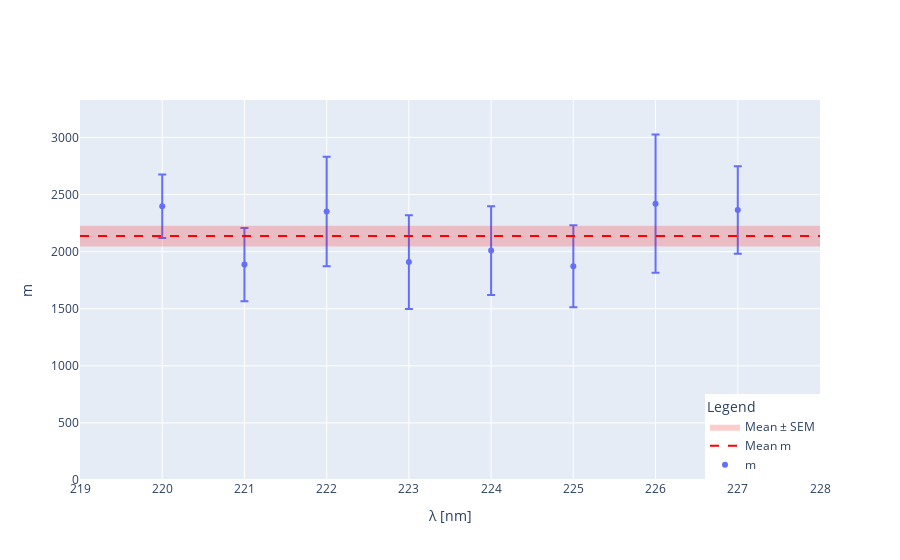

The notebook cell this image was saved under:
### Code cell
# Extract m and its error
m_values = fit_df['m']
m_errors = fit_df['m_err']

# Compute mean and standard error of the mean
weights_m = 1 / m_errors**2
mean_m = np.average(m_values, weights=weights_m)
mean_m_err = np.sqrt(np.sum(weights_m * ((m_values - mean_m) ** 2)) / np.sum(weights_m))/np.sqrt(len(m_values) - 1)

fig = go.Figure()

# markers with error bars
fig.add_trace(go.Scatter(
    x=fit_df['λ'],
    y=m_values,
    error_y=dict(type='data', array=m_errors, visible=True),
    mode='markers',
    name='m'
))

mean_line_points = np.concatenate([[λmin-1], fit_df['λ'], [λmax+1]])
# mean dashed line
fig.add_trace(go.Scatter(
    x=mean_line_points,
    y=[mean_m]*len(mean_line_points),
    mode='lines',
    line=dict(color='red', dash='dash'),
    name='Mean m'
))

# bottom
fig.add_trace(go.Scatter(
    x=mean_line_points,
    y=[mean_m - mean_m_err]*len(mean_line_points),
    mode='lines',
    line=dict(color='red', width=0),
    showlegend=False
))
# top
fig.add_trace(go.Scatter(
    x=mean_line_points,
    y=[mean_m + mean_m_err]*len(mean_line_points),
    mode='lines',
    fill='tonexty',
    fillcolor='rgba(255,0,0,0.2)',
    line=dict(color='red', width=0),
    name='Mean ± SEM'
))

fig.update_layout(
    xaxis_title='λ [nm]',
    yaxis_title='m',
    legend_title='Legend',
    yaxis=dict(range=[0, max(m_values + m_errors) * 1.1]),
    legend=dict(
        x=1,
        y=0,
        xanchor='right',
        yanchor='bottom'
    ),
    xaxis=dict(
        range=[λmin-1, λmax+1],
        tickmode='linear',
        dtick=1
    ),
)

fig.show()

### Figure 1 — Plotly figure (JSON) as saved in the notebook; plotly's stock layout.template omitted (floating-point values rounded to 4 significant figures)
{"data": [{"error_y": {"array": [382.9, 605.4, 359.0, 388.9, 410.4, 479.7, 320.9, 277.9], "type": "data", "visible": true}, "mode": "markers", "name": "m", "type": "scatter", "x": [227, 226, 225, 224, 223, 222, 221, 220], "y": [2365.0, 2420.0, 1872.0, 2010.0, 1908.0, 2351.0, 1886.0, 2398.0]}, {"line": {"color": "red", "dash": "dash"}, "mode": "lines", "name": "Mean m", "type": "scatter", "x": [219, 227, 226, 225, 224, 223, 222, 221, 220, 228], "y": [2136.0, 2136.0, 2136.0, 2136.0, 2136.0, 2136.0, 2136.0, 2136.0, 2136.0, 2136.0]}, {"line": {"color": "red", "width": 0}, "mode": "lines", "showlegend": false, "type": "scatter", "x": [219, 227, 226, 225, 224, 223, 222, 221, 220, 228], "y": [2046.0, 2046.0, 2046.0, 2046.0, 2046.0, 2046.0, 2046.0, 2046.0, 2046.0, 2046.0]}, {"fill": "tonexty", "fillcolor": "rgba(255,0,0,0.2)", "line": {"color": "red", "width": 0}, "mode": "lines", "name": "Mean ± SEM", "type": "scatter", "x": [219, 227, 226, 225, 224, 223, 222, 221, 220, 228], "y": [2226.0, 2226.0, 2226.0, 2226.0, 2226.0, 2226.0, 2226.0, 2226.0, 2226.0, 2226.0]}], "layout": {"legend": {"title": {"text": "Legend"}, "x": 1, "xanchor": "right", "y": 0, "yanchor": "bottom"}, "xaxis": {"dtick": 1, "range": [219, 228], "tickmode": "linear", "title": {"text": "λ [nm]"}}, "yaxis": {"range": [0, 3328.0], "title": {"text": "m"}}}}
